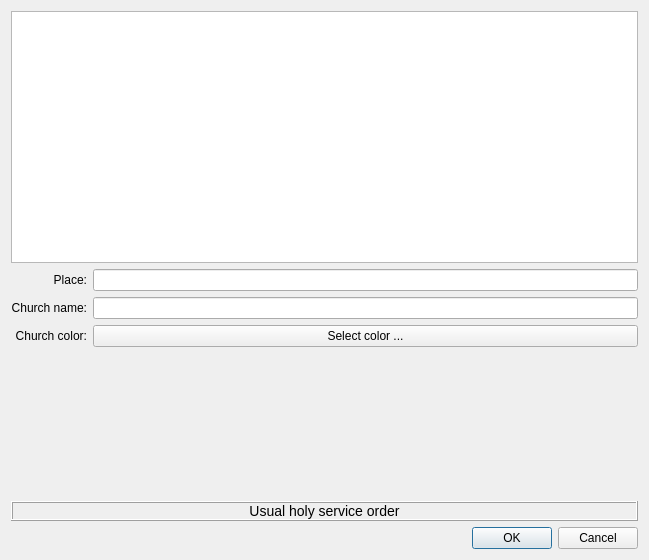
<?xml version="1.0" encoding="UTF-8"?>
<ui version="4.0">
 <author>Jan 'Kovis' Struhar</author>
 <class>ChurchEditor</class>
 <widget class="QDialog" name="ChurchEditor">
  <property name="geometry">
   <rect>
    <x>0</x>
    <y>0</y>
    <width>649</width>
    <height>560</height>
   </rect>
  </property>
  <property name="windowTitle">
   <string>Edit church data</string>
  </property>
  <layout class="QVBoxLayout" name="verticalLayout_2">
   <item>
    <widget class="QTableView" name="churchTable">
     <property name="editTriggers">
      <set>QAbstractItemView::NoEditTriggers</set>
     </property>
     <property name="showDropIndicator" stdset="0">
      <bool>false</bool>
     </property>
     <property name="alternatingRowColors">
      <bool>true</bool>
     </property>
     <property name="selectionBehavior">
      <enum>QAbstractItemView::SelectRows</enum>
     </property>
     <attribute name="horizontalHeaderVisible">
      <bool>true</bool>
     </attribute>
     <attribute name="horizontalHeaderDefaultSectionSize">
      <number>133</number>
     </attribute>
     <attribute name="horizontalHeaderHighlightSections">
      <bool>false</bool>
     </attribute>
     <attribute name="horizontalHeaderStretchLastSection">
      <bool>true</bool>
     </attribute>
     <attribute name="verticalHeaderVisible">
      <bool>false</bool>
     </attribute>
    </widget>
   </item>
   <item>
    <layout class="QVBoxLayout" name="verticalLayout">
     <item>
      <layout class="QGridLayout" name="gridLayout_2">
       <item row="0" column="0">
        <widget class="QLabel" name="label_6">
         <property name="text">
          <string>Place:</string>
         </property>
         <property name="alignment">
          <set>Qt::AlignRight|Qt::AlignTrailing|Qt::AlignVCenter</set>
         </property>
        </widget>
       </item>
       <item row="0" column="1">
        <widget class="QLineEdit" name="churchPlaceEdit"/>
       </item>
       <item row="1" column="0">
        <widget class="QLabel" name="label_7">
         <property name="text">
          <string>Church name:</string>
         </property>
         <property name="alignment">
          <set>Qt::AlignRight|Qt::AlignTrailing|Qt::AlignVCenter</set>
         </property>
        </widget>
       </item>
       <item row="1" column="1">
        <widget class="QLineEdit" name="churchDescriptionEdit"/>
       </item>
       <item row="2" column="0">
        <widget class="QLabel" name="label">
         <property name="text">
          <string>Church color:</string>
         </property>
         <property name="alignment">
          <set>Qt::AlignRight|Qt::AlignTrailing|Qt::AlignVCenter</set>
         </property>
        </widget>
       </item>
       <item row="2" column="1">
        <widget class="QPushButton" name="churchColorBtn">
         <property name="text">
          <string>Select color ...</string>
         </property>
        </widget>
       </item>
      </layout>
     </item>
     <item>
      <spacer name="verticalSpacer">
       <property name="orientation">
        <enum>Qt::Vertical</enum>
       </property>
       <property name="sizeHint" stdset="0">
        <size>
         <width>20</width>
         <height>15</height>
        </size>
       </property>
      </spacer>
     </item>
     <item>
      <widget class="QLabel" name="label_8">
       <property name="frameShape">
        <enum>QFrame::Box</enum>
       </property>
       <property name="frameShadow">
        <enum>QFrame::Raised</enum>
       </property>
       <property name="lineWidth">
        <number>1</number>
       </property>
       <property name="text">
        <string>&lt;font size=&quot;+1&quot;&gt;Usual holy service order&lt;/font&gt;</string>
       </property>
       <property name="alignment">
        <set>Qt::AlignCenter</set>
       </property>
      </widget>
     </item>
    </layout>
   </item>
   <item>
    <widget class="QDialogButtonBox" name="buttonBox">
     <property name="orientation">
      <enum>Qt::Horizontal</enum>
     </property>
     <property name="standardButtons">
      <set>QDialogButtonBox::Cancel|QDialogButtonBox::Ok</set>
     </property>
    </widget>
   </item>
  </layout>
 </widget>
 <tabstops>
  <tabstop>churchTable</tabstop>
  <tabstop>churchPlaceEdit</tabstop>
  <tabstop>churchDescriptionEdit</tabstop>
  <tabstop>churchColorBtn</tabstop>
  <tabstop>buttonBox</tabstop>
 </tabstops>
 <resources/>
 <connections>
  <connection>
   <sender>buttonBox</sender>
   <signal>rejected()</signal>
   <receiver>ChurchEditor</receiver>
   <slot>reject()</slot>
   <hints>
    <hint type="sourcelabel">
     <x>316</x>
     <y>260</y>
    </hint>
    <hint type="destinationlabel">
     <x>286</x>
     <y>274</y>
    </hint>
   </hints>
  </connection>
 </connections>
</ui>
